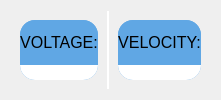
                      <widget class="QWidget" name="tab2">
                       <layout class="QHBoxLayout" name="horizontalLayout_7">
                        <property name="spacing">
                         <number>0</number>
                        </property>
                        <item>
                         <widget class="QFrame" name="frame_14">
                          <property name="styleSheet">
                           <string notr="true">background:transparent;
border-right: 0.5px solid white;
border-bottom-right-radius:0px;
border-top-right-radius:0px;</string>
                          </property>
                          <property name="frameShape">
                           <enum>QFrame::StyledPanel</enum>
                          </property>
                          <property name="frameShadow">
                           <enum>QFrame::Raised</enum>
                          </property>
                          <layout class="QVBoxLayout" name="verticalLayout_53">
                           <item>
                            <widget class="QFrame" name="notif_voltage_graph_frame">
                             <property name="maximumSize">
                              <size>
                               <width>16777215</width>
                               <height>16777215</height>
                              </size>
                             </property>
                             <property name="cursor">
                              <cursorShape>ArrowCursor</cursorShape>
                             </property>
                             <property name="mouseTracking">
                              <bool>false</bool>
                             </property>
                             <property name="styleSheet">
                              <string notr="true">background:#60A7E4;
border-radius: 15px;
border-right:0px solid;</string>
                             </property>
                             <property name="frameShape">
                              <enum>QFrame::StyledPanel</enum>
                             </property>
                             <property name="frameShadow">
                              <enum>QFrame::Raised</enum>
                             </property>
                             <layout class="QVBoxLayout" name="verticalLayout_111" stretch="0,5">
                              <property name="spacing">
                               <number>0</number>
                              </property>
                              <property name="leftMargin">
                               <number>0</number>
                              </property>
                              <property name="topMargin">
                               <number>0</number>
                              </property>
                              <property name="rightMargin">
                               <number>0</number>
                              </property>
                              <property name="bottomMargin">
                               <number>0</number>
                              </property>
                              <item>
                               <widget class="QFrame" name="alt_label_14">
                                <property name="minimumSize">
                                 <size>
                                  <width>0</width>
                                  <height>0</height>
                                 </size>
                                </property>
                                <property name="styleSheet">
                                 <string notr="true">background:#60A7E4;
border-bottom-left-radius: 0px solid;
border-bottom-right-radius: 0px solid;</string>
                                </property>
                                <property name="frameShape">
                                 <enum>QFrame::StyledPanel</enum>
                                </property>
                                <property name="frameShadow">
                                 <enum>QFrame::Raised</enum>
                                </property>
                                <layout class="QHBoxLayout" name="horizontalLayout_65" stretch="0">
                                 <property name="leftMargin">
                                  <number>0</number>
                                 </property>
                                 <property name="topMargin">
                                  <number>0</number>
                                 </property>
                                 <property name="rightMargin">
                                  <number>0</number>
                                 </property>
                                 <property name="bottomMargin">
                                  <number>0</number>
                                 </property>
                                 <item>
                                  <widget class="QLabel" name="notif_voltage_label">
                                   <property name="minimumSize">
                                    <size>
                                     <width>0</width>
                                     <height>45</height>
                                    </size>
                                   </property>
                                   <property name="font">
                                    <font>
                                     <pointsize>12</pointsize>
                                    </font>
                                   </property>
                                   <property name="styleSheet">
                                    <string notr="true">background:transparent;
border-top-left-radius:15px;
border-top-right-radius:0px;</string>
                                   </property>
                                   <property name="text">
                                    <string>VOLTAGE:</string>
                                   </property>
                                   <property name="alignment">
                                    <set>Qt::AlignCenter</set>
                                   </property>
                                  </widget>
                                 </item>
                                </layout>
                               </widget>
                              </item>
                              <item>
                               <widget class="QFrame" name="notif_voltage_graph">
                                <property name="maximumSize">
                                 <size>
                                  <width>16777215</width>
                                  <height>16777215</height>
                                 </size>
                                </property>
                                <property name="styleSheet">
                                 <string notr="true">background:white;
border-top-left-radius:0px;
border-top-right-radius:0px;</string>
                                </property>
                                <property name="frameShape">
                                 <enum>QFrame::StyledPanel</enum>
                                </property>
                                <property name="frameShadow">
                                 <enum>QFrame::Raised</enum>
                                </property>
                                <layout class="QVBoxLayout" name="verticalLayout_94">
                                 <property name="spacing">
                                  <number>0</number>
                                 </property>
                                 <property name="leftMargin">
                                  <number>0</number>
                                 </property>
                                 <property name="topMargin">
                                  <number>0</number>
                                 </property>
                                 <property name="rightMargin">
                                  <number>0</number>
                                 </property>
                                 <property name="bottomMargin">
                                  <number>15</number>
                                 </property>
                                 <item>
                                  <widget class="QFrame" name="notif_voltage_graph_temp">
                                   <property name="styleSheet">
                                    <string notr="true">background:transparent;</string>
                                   </property>
                                   <property name="frameShape">
                                    <enum>QFrame::StyledPanel</enum>
                                   </property>
                                   <property name="frameShadow">
                                    <enum>QFrame::Raised</enum>
                                   </property>
                                  </widget>
                                 </item>
                                </layout>
                               </widget>
                              </item>
                             </layout>
                            </widget>
                           </item>
                          </layout>
                         </widget>
                        </item>
                        <item>
                         <widget class="QFrame" name="frame_20">
                          <property name="styleSheet">
                           <string notr="true">background:transparent;
border-left: 0.5px solid white;
border-bottom-left-radius:0px;
border-top-left-radius:0px;</string>
                          </property>
                          <property name="frameShape">
                           <enum>QFrame::StyledPanel</enum>
                          </property>
                          <property name="frameShadow">
                           <enum>QFrame::Raised</enum>
                          </property>
                          <layout class="QVBoxLayout" name="verticalLayout_54">
                           <item>
                            <widget class="QFrame" name="notif_velocity_graph_frame">
                             <property name="maximumSize">
                              <size>
                               <width>16777215</width>
                               <height>16777215</height>
                              </size>
                             </property>
                             <property name="cursor">
                              <cursorShape>ArrowCursor</cursorShape>
                             </property>
                             <property name="mouseTracking">
                              <bool>false</bool>
                             </property>
                             <property name="styleSheet">
                              <string notr="true">background:#60A7E4;
border-radius: 15px;
border-left:0px solid;</string>
                             </property>
                             <property name="frameShape">
                              <enum>QFrame::StyledPanel</enum>
                             </property>
                             <property name="frameShadow">
                              <enum>QFrame::Raised</enum>
                             </property>
                             <layout class="QVBoxLayout" name="verticalLayout_109" stretch="0,5">
                              <property name="spacing">
                               <number>0</number>
                              </property>
                              <property name="leftMargin">
                               <number>0</number>
                              </property>
                              <property name="topMargin">
                               <number>0</number>
                              </property>
                              <property name="rightMargin">
                               <number>0</number>
                              </property>
                              <property name="bottomMargin">
                               <number>0</number>
                              </property>
                              <item>
                               <widget class="QFrame" name="alt_label_13">
                                <property name="minimumSize">
                                 <size>
                                  <width>0</width>
                                  <height>0</height>
                                 </size>
                                </property>
                                <property name="styleSheet">
                                 <string notr="true">background:#60A7E4;
border-bottom-left-radius: 0px solid;
border-bottom-right-radius: 0px solid;</string>
                                </property>
                                <property name="frameShape">
                                 <enum>QFrame::StyledPanel</enum>
                                </property>
                                <property name="frameShadow">
                                 <enum>QFrame::Raised</enum>
                                </property>
                                <layout class="QHBoxLayout" name="horizontalLayout_63" stretch="0">
                                 <property name="leftMargin">
                                  <number>0</number>
                                 </property>
                                 <property name="topMargin">
                                  <number>0</number>
                                 </property>
                                 <property name="rightMargin">
                                  <number>0</number>
                                 </property>
                                 <property name="bottomMargin">
                                  <number>0</number>
                                 </property>
                                 <item>
                                  <widget class="QLabel" name="notif_velocity_label">
                                   <property name="minimumSize">
                                    <size>
                                     <width>0</width>
                                     <height>45</height>
                                    </size>
                                   </property>
                                   <property name="font">
                                    <font>
                                     <pointsize>12</pointsize>
                                    </font>
                                   </property>
                                   <property name="styleSheet">
                                    <string notr="true">background:transparent;
border-top-left-radius:15px;
border-top-right-radius:0px;</string>
                                   </property>
                                   <property name="text">
                                    <string>VELOCITY:</string>
                                   </property>
                                   <property name="alignment">
                                    <set>Qt::AlignCenter</set>
                                   </property>
                                  </widget>
                                 </item>
                                </layout>
                               </widget>
                              </item>
                              <item>
                               <widget class="QFrame" name="notif_velocity_graph">
                                <property name="maximumSize">
                                 <size>
                                  <width>16777215</width>
                                  <height>16777215</height>
                                 </size>
                                </property>
                                <property name="styleSheet">
                                 <string notr="true">background:white;
border-top-left-radius:0px;
border-top-right-radius:0px;</string>
                                </property>
                                <property name="frameShape">
                                 <enum>QFrame::StyledPanel</enum>
                                </property>
                                <property name="frameShadow">
                                 <enum>QFrame::Raised</enum>
                                </property>
                                <layout class="QVBoxLayout" name="verticalLayout_92">
                                 <property name="spacing">
                                  <number>0</number>
                                 </property>
                                 <property name="leftMargin">
                                  <number>0</number>
                                 </property>
                                 <property name="topMargin">
                                  <number>0</number>
                                 </property>
                                 <property name="rightMargin">
                                  <number>0</number>
                                 </property>
                                 <property name="bottomMargin">
                                  <number>15</number>
                                 </property>
                                 <item>
                                  <widget class="QFrame" name="notif_velocity_graph_temp">
                                   <property name="styleSheet">
                                    <string notr="true">background:transparent;</string>
                                   </property>
                                   <property name="frameShape">
                                    <enum>QFrame::StyledPanel</enum>
                                   </property>
                                   <property name="frameShadow">
                                    <enum>QFrame::Raised</enum>
                                   </property>
                                  </widget>
                                 </item>
                                </layout>
                               </widget>
                              </item>
                             </layout>
                            </widget>
                           </item>
                          </layout>
                         </widget>
                        </item>
                       </layout>
                      </widget>
